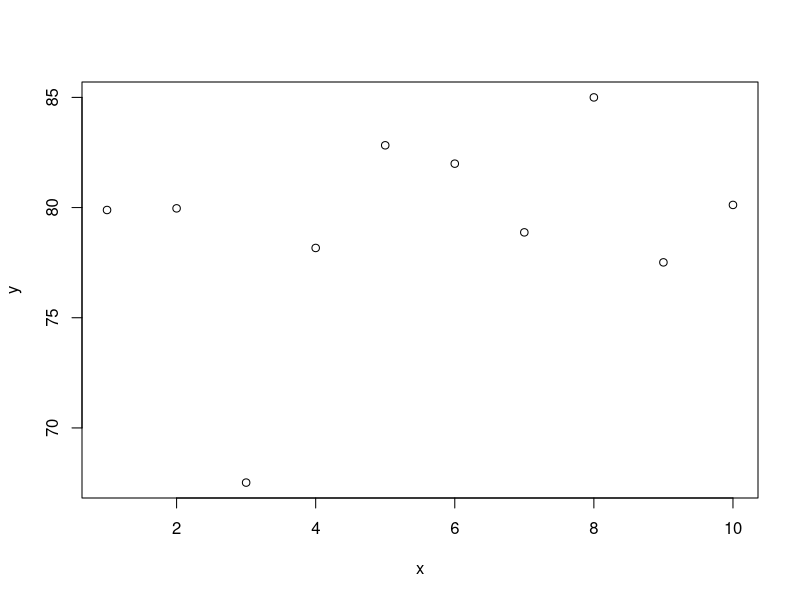

R code for this plot:
# github ------

# Version Control ----

# Git is a distributed version control system.
# instead of saving heaps of files of the same thing over and over (v1, v2, v3) with small changes
# each time, use a version control system that keeps track of ONLY the changes each time.
# You move things from your 'Workspace' where you have heaps of files that you may not use all of,
# you move them to the 'Staging Area', and then to the 'Local repositary'.
# The 'Staging Area' contains JUST the files that you want to use, so you know which is the 'right' file.

# Aspects of github

# 1. 'Workspace' - files here are 'untracked'
# 2. 'Staging Area' - files here are 'staged'
# 3. 'Local Repositary' - files here are 'commited' or 'modidied' (post-committing)
#    (You can also have a 'Remote Repositary' which is where you host it eg. on github so someone can see it)

# In the terminal type:
# git config --global user.name "Tania M Kenyon"
# git config --global user.email "tania.kenyon@uqconnect.edu.au"

# Then create a New Project and make sure you tick 'Create a git repositery'
# Then save an R script (this one - 'github_repositaries') and then
# in the Git tab (next to History) it will show the R script and the status
# If the status is ?? it means the files are 'untracked'

x=seq(1, 10, len=10)
y=40*2 + rnorm(10,0,5)
plot(x,y)
summary(y)
mean(x)

# Now, say you are happy with your code, committ it.
# Select the file, the 'github_repositaries' and tick it, then click 'Commit'
# type in the comments what you have done, e.g 'This is the initial commit' or
# added analsis of x, y, z.

# ****A git repositary is a .git folder***
# So now we have a git repositary with a 'HEAD' and a branch - 'MASTER'

# So the R script just has the HEAD (latest), 
# but the git file has all of the history

# Commits are cheap - commit often!!

# Tagging commits:

# It changes your documents, your files, to hexcode.
# You can 'tag' a commit so that it has a proper name instead of a hex code.
# e.g. if you wanted to call it V1 when you have submitted a paper with 
# the current analysis.
# Go to the cog symbol in 'Git' tab, open 'Shell'.
# Type: git tag -a 'V.1' -m 'Version 1' 
# Replace 'V.1' with whatever (no spaces allowed)
# Replace 'Version 1' with whatever.

# OPTIONS

# 1. Checkout - moves the head back to a previous point and commits from then on in another direction (branch)
# 2. Reset - VERY VIOLENT. you know no-one has committed on top of what you've done and it 
# was silly and you want to delete it all.
# 3. Revert - Jumps back in time.

# 1. Checkout - 
# Go to shell and type: git checkout 4fe70
# Now the summary.R file doesn't exist and we are looking at an old version.
# Agree with RStudio to close that file.
# To get back to the future (the latest file) type: git checkout master
# OR go to the dropdown arrow in Git tab and click on master

# 2. Revert -
# If we want to reverse our changes.
# Type in shell the one you want to reverse
# Type git revert git revert be899 --no edit--
# *You can only revert back to one more in time*
#Revert is useful when you are collaborating with other people
